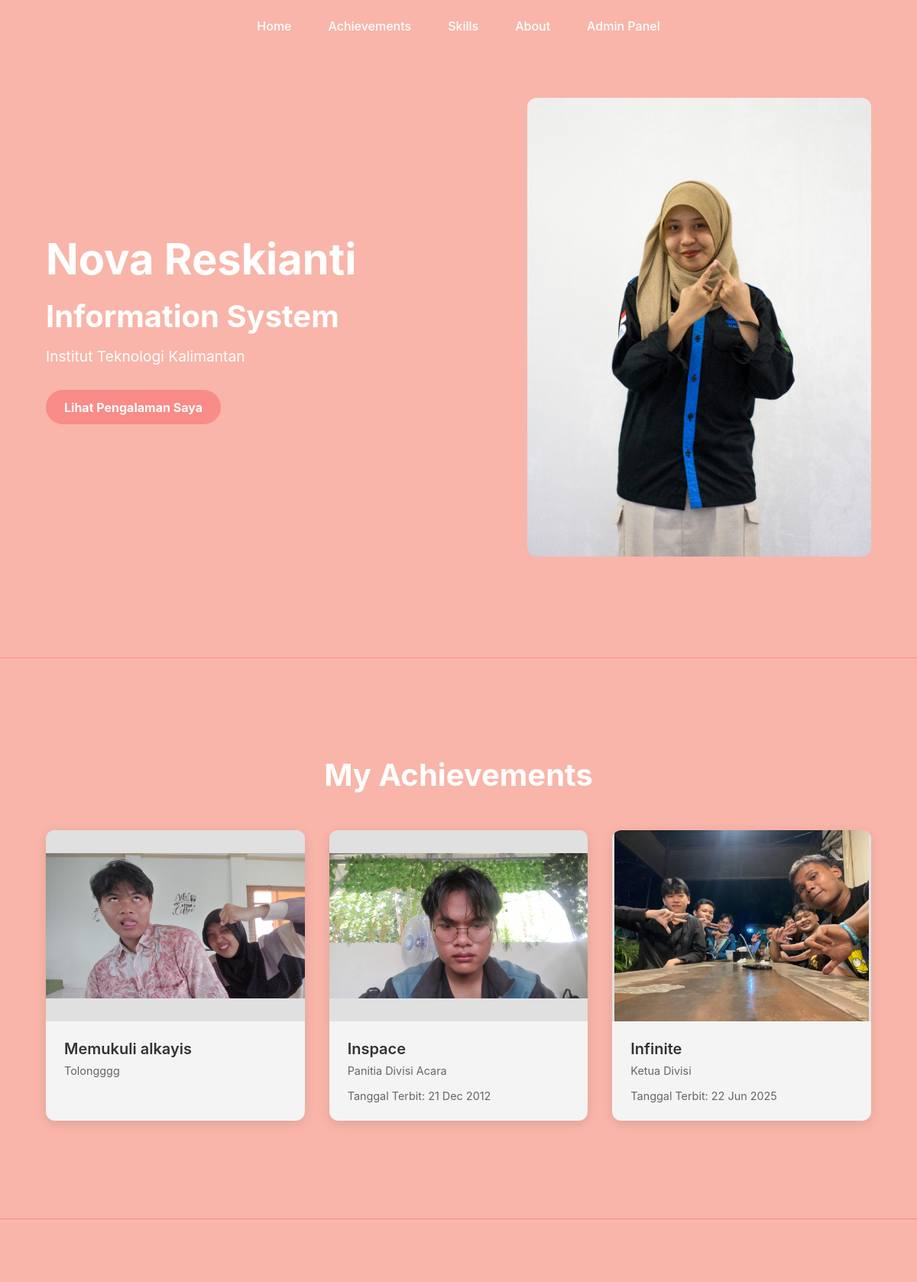
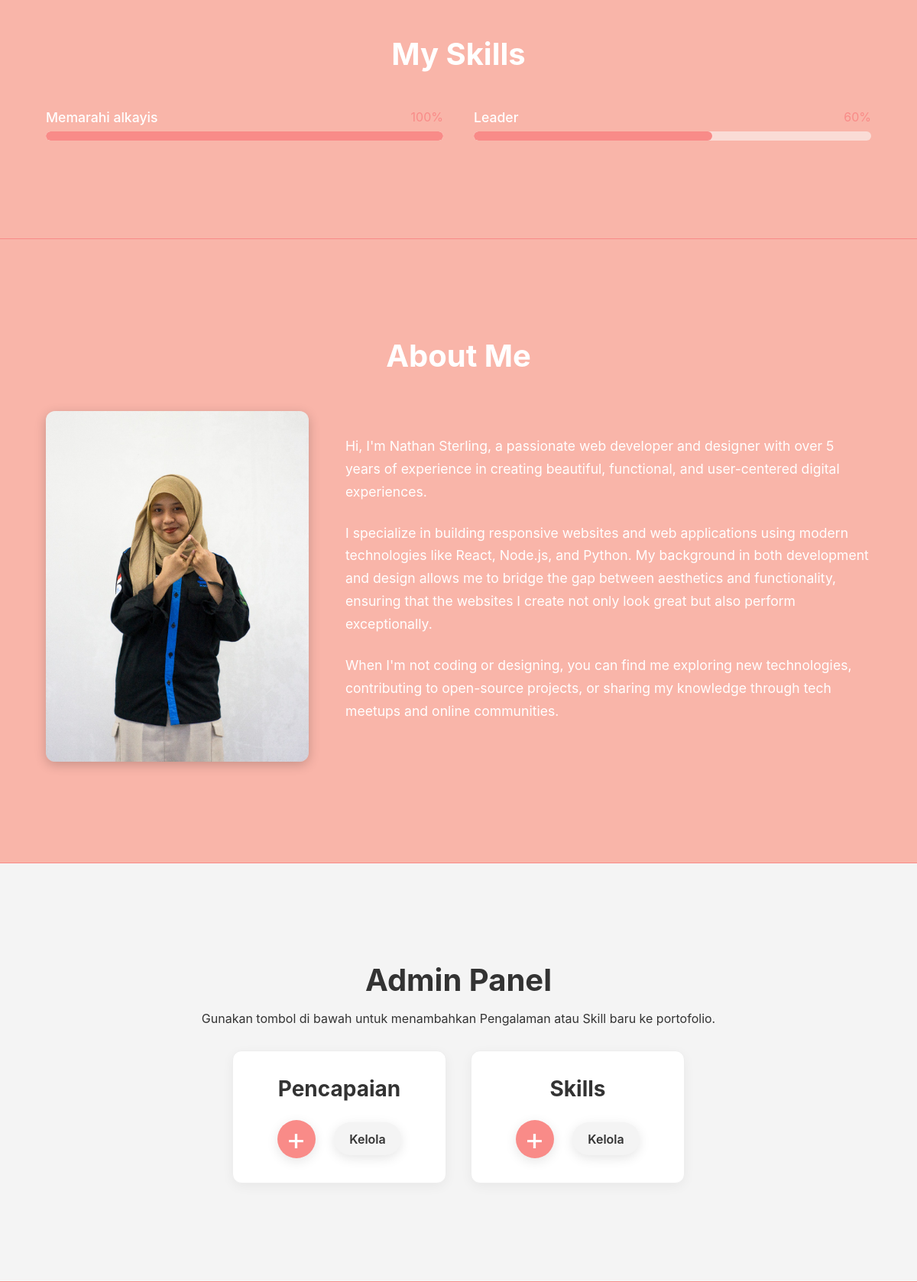
The page / on the database its author committed (2 pictures, top to bottom).
### tables this page shows
CREATE TABLE IF NOT EXISTS `achievements` (
  `id` int NOT NULL AUTO_INCREMENT,
  `title` varchar(255) NOT NULL,
  `DESCRIPTION` text,
  `image` varchar(255) DEFAULT NULL,
  `verification_url` varchar(255) DEFAULT NULL,
  `issued_date` date DEFAULT NULL,
  `created_at` timestamp NULL DEFAULT CURRENT_TIMESTAMP,
  PRIMARY KEY (`id`)
);

CREATE TABLE IF NOT EXISTS `skills` (
  `id` int NOT NULL AUTO_INCREMENT,
  `name` varchar(100) NOT NULL,
  `percentage` int NOT NULL,
  `created_at` timestamp NULL DEFAULT CURRENT_TIMESTAMP,
  PRIMARY KEY (`id`)
);

### core/Achievement.php (called while the page is built, shortened)
<?php
class Achievement {
    private $conn;
    private $table = 'achievements';
    public function __construct($db) {
        $this->conn = $db;
    }
    public function read() {
        $query = 'SELECT id, title, description, image, verification_url, issued_date FROM ' . $this->table . ' ORDER BY created_at DESC';
        $stmt = $this->conn->prepare($query);
        $stmt->execute();
        return $stmt;
    }
}
?>

### core/Skill.php (called while the page is built, shortened)
<?php
class Skill {
    private $conn;
    private $table = 'skills';
    public function __construct($db) {
        $this->conn = $db;
    }
    public function read() {
        $query = 'SELECT id, name, percentage FROM ' . $this->table . ' ORDER BY percentage DESC';
        $stmt = $this->conn->prepare($query);
        $stmt->execute();
        return $stmt;
    }
}
?>

### index.php (the view, shortened to what this page needs)
<?php
include_once 'core/Achievement.php';
include_once 'core/Skill.php';
$database = new Database();
$db = $database->connect();
$achievement = new Achievement($db);
$result_achievements = $achievement->read();
$num_achievements = $result_achievements->rowCount();
$skill = new Skill($db);
$result_skills = $skill->read();
$num_skills = $result_skills->rowCount();
?>
<!DOCTYPE html>
<html lang="en">
<head>
    <link rel="stylesheet" href="public/css/main.css">
</head>
<body>
    <header class="navbar">
        <nav class="nav-container">
            <a href="#home" class="nav-link">Home</a>
            <a href="#achievements" class="nav-link">Achievements</a>
            <a href="#skills" class="nav-link">Skills</a>
            <a href="#about" class="nav-link">About</a>
            <a href="#admin" class="nav-link">Admin Panel</a>
        </nav>
    </header>
    <section id="home" class="section-container hero-section">
        <div class="hero-text">
            <h1>Nova Reskianti</h1>
            <h2>Information System</h2>
            <p>Institut Teknologi Kalimantan</p>
            <a href="#achievements" class="btn-primary">Lihat Pengalaman Saya</a>
        </div>
        <div class="hero-image">
            <img src="public/images/nova.jpg" alt="Nova Reskianti">
        </div>
    </section>
    <section id="achievements" class="section-container">
        <h2>My Achievements</h2>
        <div class="card-grid"> <?php
                $result_achievements->execute();
            ?>
            <?php if($num_achievements > 0): ?>
                <?php while($row = $result_achievements->fetch(PDO::FETCH_ASSOC)): ?>
                <?php extract($row); ?>
                <div class="card">
                    <div class="card-image-container">
                        <img src="public/images/<?php echo $image; ?>"
                            alt="<?php echo $title; ?>"
                            onclick="openModal(this)">
                    </div>
                    <div class="card-content">
                        <h3><?php echo $title; ?></h3>
                        <p class="card-description"><?php echo $description; ?></p>
                        <?php if(!empty($issued_date)): ?>
                        <p>Tanggal Terbit: <?php echo date("d M Y", strtotime($issued_date)); ?></p>
                        <?php endif; ?>
                    </div>
                </div>
                <?php endwhile; ?>
            <?php else: ?>
                <p>Belum ada sertifikat untuk ditampilkan.</p>
            <?php endif; ?>
        </div>
    </section>
    <section id="skills" class="section-container">
        <h2>My Skills</h2>
        <?php if($num_skills > 0): ?>
            <div class="skills-grid">
                <?php while($row = $result_skills->fetch(PDO::FETCH_ASSOC)): ?>
                <?php extract($row);  ?>
                <div class="skill-item">
                    <div class="skill-header">
                        <span class="skill-name"><?php echo $name; ?></span>
                        <span class="skill-percent"><?php echo $percentage; ?>%</span>
                    </div>
                    <div class="skill-bar-container">
                        <div class="skill-bar-fill" style="width: <?php echo $percentage; ?>%;"></div>
                    </div>
                </div>
                <?php endwhile; ?>
            </div>
        <?php else: ?>
            <p style="text-align: center;">Belum ada data skill. Silakan tambahkan melalui Admin Panel.</p>
        <?php endif; ?>
    </section>
    <section id="about" class="section-container">
        <h2>About Me</h2>
        <div class="about-content">
            <div class="about-image">
                <img src="public/images/nova.jpg" alt="Foto Profil Nova Reskianti">
            </div>
            <div class="about-text">
                <p>
                    Hi, I'm Nathan Sterling, a passionate web developer and designer with over 5 years of experience in creating beautiful, functional, and user-centered digital experiences.
                </p>
                <p>
                    I specialize in building responsive websites and web applications using modern technologies like React, Node.js, and Python. My background in both development and design allows me to bridge the gap between aesthetics and functionality, ensuring that the websites I create not only look great but also perform exceptionally.
                </p>
                <p>
                    When I'm not coding or designing, you can find me exploring new technologies, contributing to open-source projects, or sharing my knowledge through tech meetups and online communities.
                </p>
            </div>
        </div>
    </section>
    <section id="admin" class="section-container admin-section">
        <h2>Admin Panel</h2>
        <p>Gunakan tombol di bawah untuk menambahkan Pengalaman atau Skill baru ke portofolio.</p>
        <div class="admin-action-cards">
            <div class="admin-card">
                <h3>Pencapaian</h3>
                <div class="card-buttons">
                    <a href="ach_create_form.php" class="btn-plus" title="Tambah Pencapaian Baru">+</a>
                    <a href="manage_achievements.php" class="btn-manage" title="Kelola Pencapaian">Kelola</a>
                </div>
            </div>
            <div class="admin-card">
                <h3>Skills</h3>
                <div class="card-buttons">
                    <a href="skill_create_form.php" class="btn-plus" title="Tambah Skill Baru">+</a>
                    <a href="manage_skills.php" class="btn-manage" title="Kelola Skills">Kelola</a>
                </div>
            </div>
        </div>
    </section>
</body>
</html>

### public/css/main.css (style rules this page uses)
* { margin: 0; padding: 0; box-sizing: border-box; }
html { scroll-behavior: smooth; }
body { font-family: -apple-system, BlinkMacSystemFont, "Segoe UI", Roboto, Helvetica, Arial, sans-serif; background-color: #F9B5A9; color: #FFFFFF; }
h1, h2, h3 { margin-bottom: 1rem; }
h1 { font-size: 3.5rem; }
h2 { font-size: 2.5rem; }
.navbar { position: fixed; top: 0; left: 0; width: 100%; background-color: rgba(249, 181, 169, 0.9); padding: 1rem 0; z-index: 100; display: flex; justify-content: center; backdrop-filter: blur(5px); }
.nav-container { display: flex; gap: 2rem; }
.nav-link { color: #FFFFFF; text-decoration: none; font-size: 1rem; font-weight: 500; padding: 0.5rem; transition: color 0.3s ease; }
.section-container { padding: 8rem 5%; border-bottom: 1px solid #F98B88; }
.hero-section { min-height: 100vh;; display: flex; align-items: center; justify-content: space-around; gap: 2rem; }
.hero-text { flex: 1; max-width: 600px; }
.hero-text p { font-size: 1.2rem; margin-bottom: 2rem; }
.hero-image { flex: 1; max-width: 450px; }
.hero-image img { width: 100%; border-radius: 12px; }
.btn-primary { display: inline-block; background-color: #F98B88; color: #FFFFFF; padding: 0.8rem 1.5rem; text-decoration: none; font-weight: bold; border-radius: 25px; transition: transform 0.3s ease; }
.admin-section { color : #333; background-color: #f4f4f4; min-height: auto; padding-bottom: 8rem; text-align: center; }
.admin-section p { color : #333; margin-bottom: 2rem; }
.admin-action-cards { display: flex; justify-content: center; align-items: stretch; flex-wrap: wrap; gap: 2rem; margin-top: 2rem; }
.admin-card { background-color: #FFFFFF; padding: 2rem; border-radius: 12px; box-shadow: 0 4px 15px rgba(0,0,0,0.05); text-align: center; width: 280px; border: 1px solid #eee; }
.admin-card h3 { font-size: 1.75rem; color: #333; margin-bottom: 1.5rem; }
.card-buttons { display: flex; justify-content: center; align-items: center; gap: 1.5rem; }
.admin-card .btn-plus { width: 50px; height: 50px; font-size: 2.5rem; background-color: #F98B88; color: white; display: flex; justify-content: center; align-items: center; border-radius: 50%; text-decoration: none; box-shadow: 0 4px 15px rgba(0,0,0,0.1); transition: transform 0.3s ease, box-shadow 0.3s ease; }
.admin-card .btn-manage { padding: 0.7rem 1.3rem; font-size: 1rem; background-color: #f4f4f4; display: inline-block; color: #333; font-weight: 600; text-decoration: none; border-radius: 25px; box-shadow: 0 4px 15px rgba(0,0,0,0.1); transition: transform 0.3s ease, box-shadow 0.3s ease; }
#achievements h2 { text-align: center; font-size: 2.5rem; margin-bottom: 3rem; }
.card-grid { display: grid; grid-template-columns: repeat(auto-fit, minmax(300px, 1fr)); gap: 2rem; max-width: 1200px; margin: 0 auto; }
.card { background-color: #f4f4f4; color: #333; border-radius: 12px; box-shadow: 0 4px 15px rgba(0,0,0,0.1); overflow: hidden; transition: transform 0.3s ease, box-shadow 0.3s ease; }
.card-image-container { width: 100%; height: 250px; overflow: hidden; background-color: #e0e0e0; }
.card-image-container img { width: 100%; height: 100%; object-fit: contain; cursor: pointer; }
.card-content { padding: 1.5rem; }
.card-content h3 { font-size: 1.25rem; font-weight: 600; margin-bottom: 0.5rem; }
.card-content p { font-size: 0.9rem; color: #666; }
.card-content .card-description { font-size: 0.9rem; color: #666; margin-bottom: 1rem; }
#about h2 { text-align: center; font-size: 2.5rem; margin-bottom: 3rem; }
.about-content { display: flex; align-items: center; justify-content: center; gap: 3rem; }
.about-image { flex: 1; max-width: 400px; }
.about-image img { width: 100%; border-radius: 12px; box-shadow: 0 4px 15px rgba(0,0,0,0.2); }
.about-text { flex: 2; max-width: 700px; }
.about-text p { font-size: 1.1rem; line-height: 1.7; margin-bottom: 1.5rem; }
#skills h2 { text-align: center; font-size: 2.5rem; margin-bottom: 3rem; }
.skills-grid { display: grid; grid-template-columns: 1fr 1fr; gap: 2.5rem; }
.skill-header { display: flex; justify-content: space-between; margin-bottom: 0.5rem; }
.skill-name { font-size: 1.1rem; font-weight: 500; }
.skill-percent { font-size: 1rem; color: #F98B88; }
.skill-bar-container { width: 100%; height: 12px; background-color: #FADCD6; border-radius: 6px; overflow: hidden; }
.skill-bar-fill { height: 100%; background-color: #F98B88; border-radius: 6px; }

### rows shown on the page
achievements: image (picture), title "Memukuli alkayis", DESCRIPTION "Tolongggg"
achievements: image (picture), title "Inspace", DESCRIPTION "Panitia Divisi Acara", issued_date "21 Dec 2012"
achievements: image (picture), title "Infinite", DESCRIPTION "Ketua Divisi", issued_date "22 Jun 2025"
skills: name "Memarahi alkayis", percentage "100"
skills: name "Leader", percentage "60"
